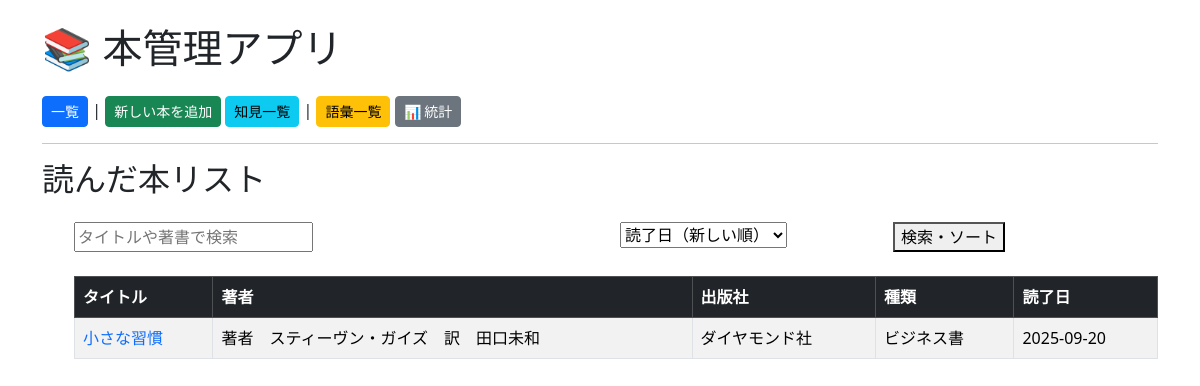
The page / on the database its author committed.
### app.py (models this page shows)
class Book(db.Model):
    id = db.Column(db.Integer, primary_key=True)
    title = db.Column(db.String(200), nullable=False)
    author = db.Column(db.String(200), nullable=False)
    summary = db.Column(db.Text,nullable=True)
    review = db.Column(db.Text, nullable=True)
    read_date = db.Column(db.Date, default=datetime.utcnow)
    price = db.Column(db.Integer,nullable=True)
    publisher = db.Column(db.String(100),nullable=True)
    source = db.Column(db.String(100),nullable=True)
    rating = db.Column(db.Integer,nullable=True)
    genre = db.Column(db.String(50),nullable=True)
    knowledge = db.Column(db.Text,nullable=True)
    vocabulary = db.Column(db.Text,nullable=True)

### app.py (the view)
@app.route("/",methods=["GET"])
def index():
    query = request.args.get("p")
    sort = request.args.get("sort")
    books_query = Book.query
    if query:
        books = Book.query.filter(
            (Book.title.ilike(f"%{query}%")) | (Book.author.ilike(f"%{query}%"))
        ).order_by(Book.read_date.desc()).all()
    else:
        books = Book.query.order_by(Book.read_date.desc()).all()
    if sort == "date_asc":
        books_query = books_query.order_by(Book.read_date.asc())
    elif sort == "date_desc":
        books_query = books_query.order_by(Book.read_date.desc())
    elif sort == "price_asc":
        books_query = books_query.order_by(Book.price.asc())
    elif sort == "price_desc":
        books_query = books_query.order_by(Book.price.desc())
    elif sort == "rating_asc":
        books_query = books_query.order_by(Book.rating.asc())
    elif sort == "rating_desc":
        books_query = books_query.order_by(Book.rating.desc())
    else:
        books_query = books_query.order_by(Book.read_date.desc())
    books = books_query.all()
    return render_template("index.html",books=books,query=query,sort=sort)

### templates/index.html (shortened to what this page needs)
{% extends "base.html" %}
{% block content %}
<h2 class="mb-4">読んだ本リスト</h2>
<ul>
    <form method="GET" action="{{ url_for('index')}}" class="row g-2 mb-4">
        <div class="col-md-6">
            <input type="text" name="p" placeholder="タイトルや著書で検索" value="{{ query or ''}}">
        </div>
        <div class="col-md-3">
            <select name="sort">
                <option value="date_desc"{% if sort == "date_desc" %}selected{% endif %}>読了日（新しい順）</option>
            </select>
        </div>
        <div class="col-md-3">
            <button type="submit">検索・ソート</button>
        </div>
    </form>
{% if books %}
<table class="table table-striped table-hover table-bordered">
    <thead class="table-dark">
        <tr>
            <th>タイトル</th>
            <th>著者</th>
            <th>出版社</th>
            <th>種類</th>
            <th>読了日</th>
        </tr>
    </thead>
    <tbody>
        {% for book in books %}
        <tr>
            <td><a href="{{ url_for('detail', book_id=book.id)}}" class="text-decoration-none">{{ book.title }}</a></td>
            <td>{{ book.author }}</td>
            <td>{{ book.publisher or "" }}</td>
            <td>{{ book.genre or "" }}</td>
            <td>{{ book.read_date.strftime('%Y-%m-%d') if book.read_date else "" }}</td>
        </tr>
        {% endfor %}
    </tbody>
</table>
{% else %}
<tr>
    <td colspan="6" class="text-center text-muted">まだ本が登録されていません</td>
 </tr>
{% endif %}
{% endblock %}

### rows shown on the page
Book: title "小さな習慣", author "著者 スティーヴン・ガイズ 訳 田口未和", publisher "ダイヤモンド社", genre "ビジネス書", read_date "2025-09-20"
